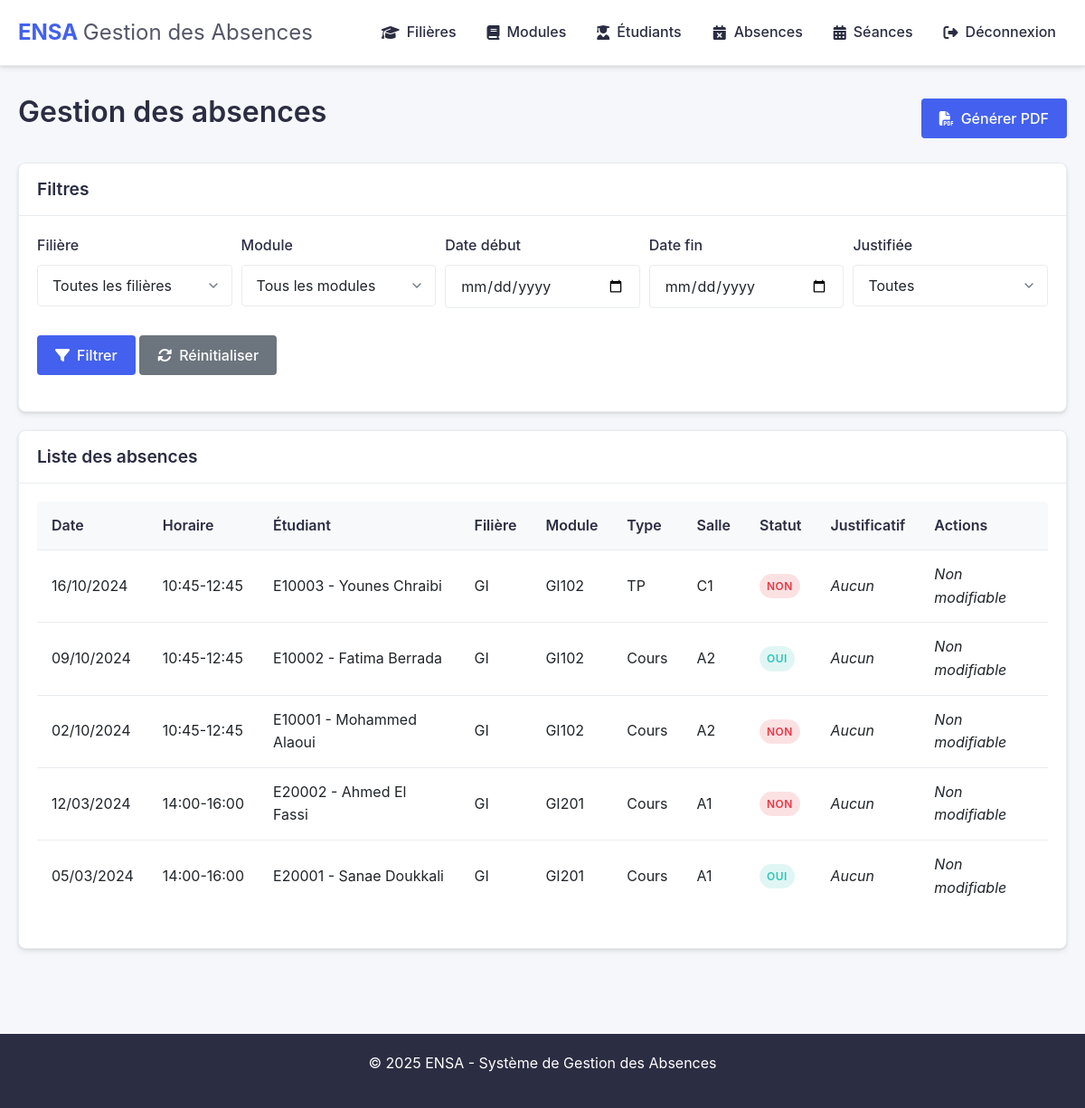
Page /admin/gestion_absences.php (signed in) on the committed database.
### tables this page shows
CREATE TABLE IF NOT EXISTS absences (
    id INT AUTO_INCREMENT PRIMARY KEY,
    etudiant_id INT NOT NULL COMMENT 'Étudiant absent',
    seance_id INT NOT NULL COMMENT 'Séance concernée',
    justifiee BOOLEAN DEFAULT FALSE COMMENT 'Absence justifiée ou non',
    date_enregistrement TIMESTAMP DEFAULT CURRENT_TIMESTAMP COMMENT 'Date d\'enregistrement',
    justification_texte TEXT COMMENT 'Texte de justification fourni par l\'étudiant',
    justification_date TIMESTAMP NULL COMMENT 'Date de soumission de la justification',
    FOREIGN KEY (etudiant_id) REFERENCES etudiants(id) ON DELETE CASCADE,
    FOREIGN KEY (seance_id) REFERENCES seances(id) ON DELETE CASCADE,
    UNIQUE KEY uniq_absence_etudiant_seance (etudiant_id, seance_id),
    INDEX idx_absence_etudiant (etudiant_id),
    INDEX idx_absence_seance (seance_id)
);

CREATE TABLE IF NOT EXISTS seances (
    id INT AUTO_INCREMENT PRIMARY KEY,
    module_id INT NOT NULL COMMENT 'Module concerné',
    date_seance DATE NOT NULL COMMENT 'Date de la séance',
    heure_debut TIME NOT NULL COMMENT 'Heure de début',
    heure_fin TIME NOT NULL COMMENT 'Heure de fin',
    type_seance ENUM('Cours', 'TD', 'TP') NOT NULL COMMENT 'Type de séance',
    salle VARCHAR(50) COMMENT 'Local où se déroule la séance',
    qr_code VARCHAR(255) UNIQUE COMMENT 'QR code unique pour la séance',
    FOREIGN KEY (module_id) REFERENCES modules(id) ON DELETE CASCADE,
    INDEX idx_seance_module (module_id),
    INDEX idx_seance_date (date_seance)
);

CREATE TABLE IF NOT EXISTS etudiants (
    id INT AUTO_INCREMENT PRIMARY KEY,
    apogee VARCHAR(20) NOT NULL UNIQUE COMMENT 'Numéro Apogée (identifiant unique)',
    nom VARCHAR(100) NOT NULL COMMENT 'Nom de famille',
    prenom VARCHAR(100) NOT NULL COMMENT 'Prénom',
    email VARCHAR(100) NOT NULL UNIQUE COMMENT 'Email étudiant',
    password VARCHAR(255) NOT NULL COMMENT 'Mot de passe hashé',
    filiere_id INT NOT NULL COMMENT 'Filière principale de l\'étudiant',
    photo VARCHAR(255) COMMENT 'Chemin vers la photo de profil',
    date_inscription TIMESTAMP DEFAULT CURRENT_TIMESTAMP COMMENT 'Date d\'inscription',
    code_activation VARCHAR(100) DEFAULT NULL COMMENT 'Code unique pour activer le compte',
    statut ENUM('actif', 'inactif') NOT NULL DEFAULT 'inactif' COMMENT 'État du compte étudiant',
    FOREIGN KEY (filiere_id) REFERENCES filieres(id),
    INDEX idx_etudiant_apogee (apogee),
    INDEX idx_etudiant_filiere (filiere_id)
);

CREATE TABLE IF NOT EXISTS filieres (
    id INT AUTO_INCREMENT PRIMARY KEY,
    code VARCHAR(10) NOT NULL UNIQUE COMMENT 'Code court de la filière (ex: GI)',
    nom VARCHAR(100) NOT NULL COMMENT 'Nom complet de la filière',
    description VARCHAR(500) COMMENT 'Description courte de la filière',
    INDEX idx_filiere_code (code)
);

CREATE TABLE IF NOT EXISTS modules (
    id INT AUTO_INCREMENT PRIMARY KEY,
    code VARCHAR(20) NOT NULL UNIQUE COMMENT 'Code unique du module',
    nom VARCHAR(100) NOT NULL COMMENT 'Nom complet du module',
    filiere_id INT NOT NULL COMMENT 'Référence à la filière parente',
    semestre ENUM('S1', 'S2') NOT NULL COMMENT 'Semestre d\'enseignement',
    FOREIGN KEY (filiere_id) REFERENCES filieres(id) ON DELETE CASCADE,
    INDEX idx_module_filiere (filiere_id)
);

### admin/gestion_absences.php (the view, shortened to what this page needs)
<?php
$absences = [];
$filters = [
    'filiere_id' => isset($_GET['filiere_id']) ? (int)$_GET['filiere_id'] : 0,
    'module_id' => isset($_GET['module_id']) ? (int)$_GET['module_id'] : 0,
    'date_debut' => isset($_GET['date_debut']) ? $_GET['date_debut'] : '',
    'date_fin' => isset($_GET['date_fin']) ? $_GET['date_fin'] : '',
    'justifiee' => isset($_GET['justifiee']) ? $_GET['justifiee'] : ''
];
try {
    $pdo = connect();
    $absence_query = "
        SELECT a.id, a.justifiee, a.date_enregistrement, a.justification_texte, a.justification_date,
               e.id as etudiant_id, e.apogee, e.nom as etudiant_nom, e.prenom as etudiant_prenom,
               s.id as seance_id, s.date_seance, s.heure_debut, s.heure_fin, s.type_seance, s.salle,
               m.id as module_id, m.code as module_code, m.nom as module_nom,
               f.id as filiere_id, f.code as filiere_code, f.nom as filiere_nom
        FROM absences a
        JOIN etudiants e ON a.etudiant_id = e.id
        JOIN seances s ON a.seance_id = s.id
        JOIN modules m ON s.module_id = m.id
        JOIN filieres f ON m.filiere_id = f.id
        WHERE 1=1
    ";
    $absence_params = [];
    $absence_query .= " ORDER BY s.date_seance DESC, s.heure_debut DESC, e.nom, e.prenom";
    $stmt = $pdo->prepare($absence_query);
    $stmt->execute($absence_params);
    $absences = $stmt->fetchAll();
} catch (PDOException $e) {
    $_SESSION['error'] = 'Une erreur est survenue lors du chargement des données.';
    error_log("PDO Error in gestion_absences: " . $e->getMessage());
}
include '../includes/header.php';
?>
<div class="flex justify-between align-center mb-20">
    <h1>Gestion des absences</h1>
    <?php if (!empty($absences)): ?>
        <a href="generer_pdf.php?<?= http_build_query($filters) ?>" class="btn" target="_blank">
            <i class="fas fa-file-pdf"></i> Générer PDF
        </a>
    <?php endif; ?>
</div>
<div class="card mb-20">
    <div class="card-header">
        <h2>Filtres</h2>
    </div>
    <div class="card-body">
        <form method="get" class="flex gap-10" style="flex-wrap: wrap;">
            <div class="form-group" style="flex: 1; min-width: 200px;">
                <label for="filiere_id">Filière</label>
                <select class="form-select" id="filiere_id" name="filiere_id">
                    <option value="">Toutes les filières</option>
                </select>
            </div>
            <div class="form-group" style="flex: 1; min-width: 200px;">
                <label for="module_id">Module</label>
                <select class="form-select" id="module_id" name="module_id">
                    <option value="">Tous les modules</option>
                </select>
            </div>
            <div class="form-group" style="flex: 1; min-width: 150px;">
                <label for="date_debut">Date début</label>
                <input type="date" class="form-control" id="date_debut" name="date_debut"
                       value="<?= htmlspecialchars($filters['date_debut']) ?>">
            </div>
            <div class="form-group" style="flex: 1; min-width: 150px;">
                <label for="date_fin">Date fin</label>
                <input type="date" class="form-control" id="date_fin" name="date_fin"
                       value="<?= htmlspecialchars($filters['date_fin']) ?>">
            </div>
            <div class="form-group" style="flex: 1; min-width: 150px;">
                <label for="justifiee">Justifiée</label>
                <select class="form-select" id="justifiee" name="justifiee">
                    <option value="">Toutes</option>
                </select>
            </div>
            <div class="form-group" style="align-self: flex-end;">
                <button type="submit" class="btn">
                    <i class="fas fa-filter"></i> Filtrer
                </button>
                <a href="gestion_absences.php" class="btn btn-secondary">
                    <i class="fas fa-sync-alt"></i> Réinitialiser
                </a>
            </div>
        </form>
    </div>
</div>
<div class="card">
    <div class="card-header">
        <h2>Liste des absences</h2>
    </div>
    <div class="card-body">
        <?php if (empty($absences)): ?>
            <div class="alert alert-info">
                <i class="fas fa-info-circle"></i> Aucune absence trouvée avec les critères sélectionnés.
            </div>
        <?php else: ?>
            <div class="table-responsive">
                <table class="table">
                    <thead>
                        <tr>
                            <th>Date</th>
                            <th>Horaire</th>
                            <th>Étudiant</th>
                            <th>Filière</th>
                            <th>Module</th>
                            <th>Type</th>
                            <th>Salle</th>
                            <th>Statut</th>
                            <th>Justificatif</th>
                            <th>Actions</th>
                        </tr>
                    </thead>
                    <tbody>
                        <?php foreach ($absences as $absence): ?>
                            <tr>
                                <td><?= date('d/m/Y', strtotime($absence['date_seance'])) ?></td>
                                <td><?= date('H:i', strtotime($absence['heure_debut'])) ?>-<?= date('H:i', strtotime($absence['heure_fin'])) ?></td>
                                <td><?= htmlspecialchars($absence['apogee'] . ' - ' . $absence['etudiant_prenom'] . ' ' . $absence['etudiant_nom']) ?></td>
                                <td><?= htmlspecialchars($absence['filiere_code']) ?></td>
                                <td><?= htmlspecialchars($absence['module_code']) ?></td>
                                <td><?= htmlspecialchars($absence['type_seance']) ?></td>
                                <td><?= htmlspecialchars($absence['salle']) ?></td>
                                <td>
                                    <span class="badge <?= $absence['justifiee'] ? 'success' : 'danger' ?>">
                                        <?= $absence['justifiee'] ? 'Oui' : 'Non' ?>
                                    </span>
                                </td>
                                <td>
                                    <?php if (!empty($absence['justificatif_id'])): ?>
                                        <a href="download_justificatif.php?id=<?= $absence['justificatif_id'] ?>"
                                           target="_blank"
                                           class="btn btn-sm">
                                            <i class="fas fa-file-pdf"></i> Voir
                                        </a>
                                        <span class="badge <?=
                                            $absence['justificatif_statut'] === 'accepté' ? 'success' :
                                            ($absence['justificatif_statut'] === 'rejeté' ? 'danger' : 'warning') ?>">
                                            <?= htmlspecialchars($absence['justificatif_statut']) ?>
                                        </span>
                                    <?php else: ?>
                                        <em>Aucun</em>
                                    <?php endif; ?>
                                </td>
                                <td>
                                    <?php if (!empty($absence['justificatif_id'])): ?>
                                        <form method="post" style="display: inline;">
                                            <input type="hidden" name="absence_id" value="<?= $absence['id'] ?>">
                                            <select name="justifiee" class="form-select" style="width: auto; display: inline-block;">
                                                <option value="1" <?= $absence['justifiee'] ? 'selected' : '' ?>>Justifiée</option>
                                                <option value="0" <?= !$absence['justifiee'] ? 'selected' : '' ?>>Non justifiée</option>
                                            </select>
                                            <button type="submit" class="btn btn-sm btn-primary">
                                                <i class="fas fa-save"></i> Mettre à jour
                                            </button>
                                        </form>
                                    <?php else: ?>
                                        <em>Non modifiable</em>
                                    <?php endif; ?>
                                </td>
                            </tr>
                        <?php endforeach; ?>
                    </tbody>
                </table>
            </div>
        <?php endif; ?>
    </div>
</div>
<?php include '../includes/footer.php'; ?>

### assets/css/styles.css (style rules this page uses)
:root { --primary-color: #4361ee; --primary-dark: #3a56d4; --primary-light: #eef2ff; --secondary-color: #2b2d42; --success-color: #2ec4b6; --danger-color: #e63946; --warning-color: #ff9f1c; --info-color: #4cc9f0; --light-color: #f8f9fa; --dark-color: #212529; --gray-color: #6c757d; --gray-light: #e9ecef; --white-color: #ffffff; --shadow: 0 4px 6px rgba(0, 0, 0, 0.05), 0 1px 3px rgba(0, 0, 0, 0.1); --shadow-lg: 0 10px 15px -3px rgba(0, 0, 0, 0.1), 0 4px 6px -2px rgba(0, 0, 0, 0.05); --border-radius: 8px; --border-radius-sm: 4px; --border-radius-lg: 12px; --transition: all 0.3s ease; --font-family: "Poppins", -apple-system, BlinkMacSystemFont, "Segoe UI", Roboto, Oxygen, Ubuntu, Cantarell, "Open Sans", "Helvetica Neue", sans-serif; }
* { margin: 0; padding: 0; box-sizing: border-box; }
body { font-family: var(--font-family); line-height: 1.6; color: var(--dark-color); background-color: #f5f7fa; font-size: 16px; }
h1, h2, h3, h4, h5, h6 { font-weight: 600; line-height: 1.3; margin-bottom: 0.5em; color: var(--secondary-color); }
h1 { font-size: 2rem; margin-bottom: 1rem; }
h2 { font-size: 1.5rem; }
a { color: var(--primary-color); text-decoration: none; transition: var(--transition); }
.card { background-color: var(--white-color); border-radius: var(--border-radius); box-shadow: var(--shadow); margin-bottom: 24px; overflow: hidden; border: 1px solid var(--gray-light); transition: var(--transition); }
.card-header { padding: 16px 20px; background-color: var(--white-color); border-bottom: 1px solid var(--gray-light); display: flex; justify-content: space-between; align-items: center; }
.card-header h2 { font-size: 1.2rem; color: var(--secondary-color); margin: 0; }
.card-body { padding: 20px; }
.form-group { margin-bottom: 20px; }
.form-group label { display: block; margin-bottom: 8px; font-weight: 500; color: var(--secondary-color); }
.form-control { width: 100%; padding: 12px 16px; border: 1px solid var(--gray-light); border-radius: var(--border-radius-sm); font-size: 1rem; transition: var(--transition); background-color: var(--white-color); color: var(--dark-color); font-family: var(--font-family); }
.form-select { width: 100%; padding: 12px 16px; border: 1px solid var(--gray-light); border-radius: var(--border-radius-sm); font-size: 1rem; transition: var(--transition); background-color: var(--white-color); color: var(--dark-color); appearance: none; background-repeat: no-repeat; background-position: right 12px center; background-size: 16px; padding-right: 40px; font-family: var(--font-family); }
.btn { display: inline-flex; align-items: center; justify-content: center; padding: 10px 20px; background-color: var(--primary-color); color: var(--white-color); border: none; border-radius: var(--border-radius-sm); cursor: pointer; text-decoration: none; font-size: 1rem; font-weight: 500; transition: var(--transition); text-align: center; line-height: 1.5; gap: 8px; font-family: var(--font-family); }
.btn i { font-size: 1rem; }
.btn-secondary { background-color: var(--gray-color); }
.table { width: 100%; border-collapse: separate; border-spacing: 0; margin-bottom: 20px; border-radius: var(--border-radius-sm); overflow: hidden; }
.table th, .table td { padding: 14px 16px; text-align: left; border-bottom: 1px solid var(--gray-light); }
.table th { background-color: var(--light-color); font-weight: 600; color: var(--secondary-color); white-space: nowrap; }
.table tr:last-child td { border-bottom: none; }
.badge { display: inline-block; padding: 4px 8px; border-radius: 50px; font-size: 0.75rem; font-weight: 600; text-transform: uppercase; letter-spacing: 0.5px; }
.badge.success { background-color: rgba(46, 196, 182, 0.15); color: var(--success-color); }
.badge.danger { background-color: rgba(230, 57, 70, 0.15); color: var(--danger-color); }
.mb-20 { margin-bottom: 20px; }
.flex { display: flex; }
.justify-between { justify-content: space-between; }
.align-center { align-items: center; }
.gap-10 { gap: 10px; }
input[type="date"] { padding: 12px 16px; border: 1px solid var(--gray-light); border-radius: var(--border-radius-sm); font-family: var(--font-family); width: 100%; }
.card { animation: fadeIn 0.3s ease-out; }

### rows in the picture
absences: seance.date_seance "16/10/2024", seance.heure_debut "10:45", seance.heure_fin "12:45", etudiant.nom "E10003 - Younes Chraibi", filieres.code "GI", modules.code "GI102", seance.type_seance "TP", seance.salle "C1", justifiee "NON"
absences: seance.date_seance "09/10/2024", seance.heure_debut "10:45", seance.heure_fin "12:45", etudiant.nom "E10002 - Fatima Berrada", filieres.code "GI", modules.code "GI102", seance.type_seance "Cours", seance.salle "A2", justifiee "OUI"
absences: seance.date_seance "02/10/2024", seance.heure_debut "10:45", seance.heure_fin "12:45", etudiant.nom "E10001 - Mohammed Alaoui", filieres.code "GI", modules.code "GI102", seance.type_seance "Cours", seance.salle "A2", justifiee "NON"
absences: seance.date_seance "12/03/2024", seance.heure_debut "14:00", seance.heure_fin "16:00", etudiant.nom "E20002 - Ahmed El Fassi", filieres.code "GI", modules.code "GI201", seance.type_seance "Cours", seance.salle "A1", justifiee "NON"
absences: seance.date_seance "05/03/2024", seance.heure_debut "14:00", seance.heure_fin "16:00", etudiant.nom "E20001 - Sanae Doukkali", filieres.code "GI", modules.code "GI201", seance.type_seance "Cours", seance.salle "A1", justifiee "OUI"
